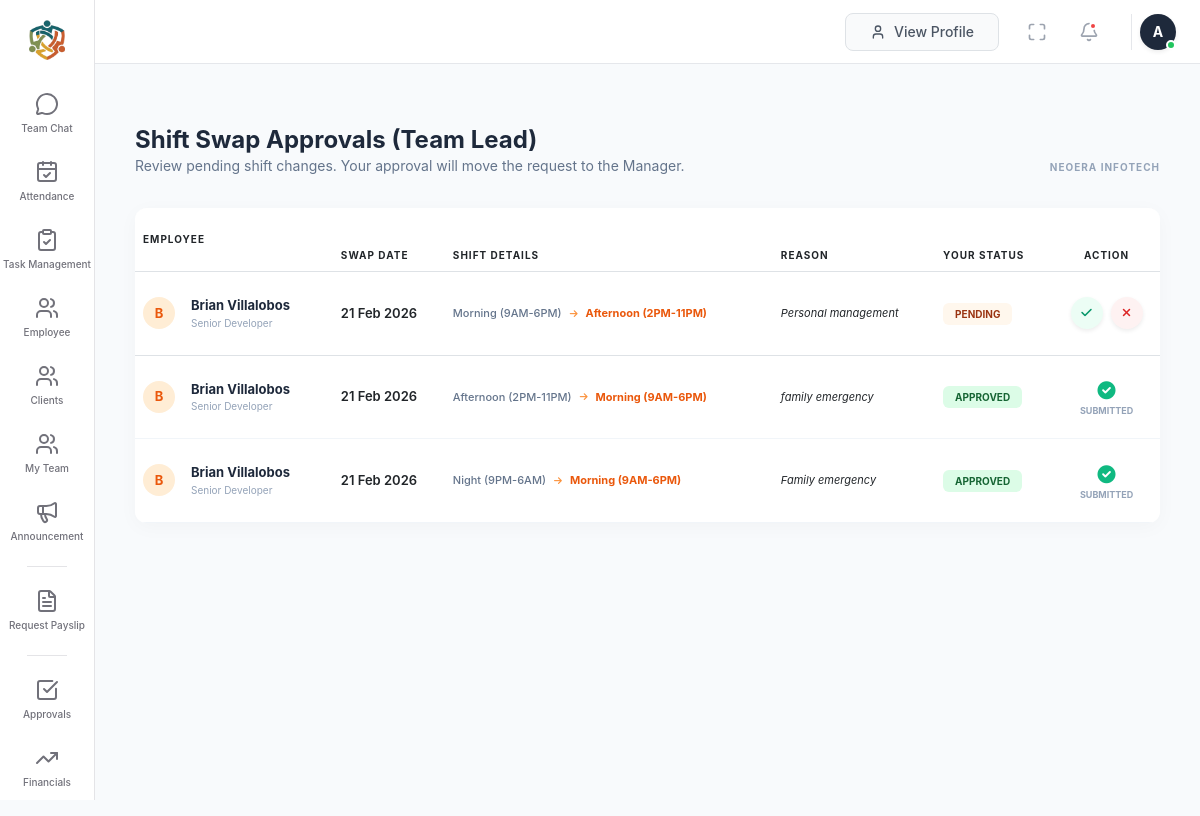
The app's page /TL/shift_swap_approval_tl.php (signed in) with its own data.
### tables this page shows
CREATE TABLE `shift_swap_requests` (
  `id` int(11) NOT NULL,
  `user_id` int(11) NOT NULL,
  `request_date` date NOT NULL,
  `current_shift` varchar(50) NOT NULL,
  `requested_shift` varchar(50) NOT NULL,
  `reason` text NOT NULL,
  `status` enum('Pending','Approved','Rejected') DEFAULT 'Pending',
  `processed_by` int(11) DEFAULT NULL,
  `created_at` timestamp NULL DEFAULT current_timestamp(),
  `tl_approval` enum('Pending','Approved','Rejected') DEFAULT 'Pending',
  `manager_approval` enum('Pending','Approved','Rejected') DEFAULT 'Pending',
  `hr_approval` enum('Pending','Approved','Rejected') DEFAULT 'Pending',
  `tl_id` int(11) DEFAULT NULL,
  `manager_id` int(11) DEFAULT NULL,
  `hr_id` int(11) DEFAULT NULL
);

CREATE TABLE `employee_profiles` (
  `id` int(11) NOT NULL,
  `user_id` int(11) DEFAULT NULL,
  `full_name` varchar(100) DEFAULT NULL,
  `designation` varchar(100) DEFAULT NULL,
  `department` varchar(50) DEFAULT 'Engineering Dept',
  `reporting_to` int(11) DEFAULT NULL,
  `manager_id` int(11) DEFAULT NULL,
  `experience_label` varchar(50) DEFAULT 'Fresher',
  `emp_id_code` varchar(20) DEFAULT NULL,
  `phone` varchar(20) DEFAULT NULL,
  `location` varchar(100) DEFAULT NULL,
  `dob` date DEFAULT NULL,
  `gender` enum('Male','Female','Other') DEFAULT 'Male',
  `marital_status` varchar(20) DEFAULT 'Single',
  `nationality` varchar(50) DEFAULT NULL,
  `joining_date` date DEFAULT NULL,
  `profile_img` varchar(255) DEFAULT NULL,
  `email` varchar(100) DEFAULT NULL,
  `emergency_contacts` longtext DEFAULT NULL CHECK (json_valid(`emergency_contacts`)),
  `family_info` longtext DEFAULT NULL CHECK (json_valid(`family_info`)),
  `experience_history` longtext DEFAULT NULL CHECK (json_valid(`experience_history`)),
  `education_history` longtext DEFAULT NULL CHECK (json_valid(`education_history`)),
  `bank_info` longtext DEFAULT NULL CHECK (json_valid(`bank_info`)),
  `storage_used_gb` decimal(10,2) DEFAULT 45.50,
  `storage_limit_gb` decimal(10,2) DEFAULT 100.00,
  `storage_docs_gb` decimal(10,2) DEFAULT 20.20,
  `storage_media_gb` decimal(10,2) DEFAULT 15.10,
  `storage_system_gb` decimal(10,2) DEFAULT 10.20,
  `last_password_change` timestamp NULL DEFAULT NULL,
  `status` enum('Active','Inactive') DEFAULT 'Active'
);

### TL/shift_swap_approval_tl.php (the view, shortened to what this page needs)
<?php
require_once '../include/db_connect.php';
$sql_requests = "SELECT r.*, p.full_name, p.designation
                 FROM shift_swap_requests r
                 JOIN employee_profiles p ON r.user_id = p.user_id
                 ORDER BY (r.tl_approval = 'Pending') DESC, r.created_at DESC";
$result = $conn->query($sql_requests);
?>
<!DOCTYPE html>
<html lang="en">
<head>
    <link href="https://cdn.jsdelivr.net/npm/bootstrap@5.3.0/dist/css/bootstrap.min.css" rel="stylesheet">
    <script src="https://cdn.tailwindcss.com"></script>
    <link rel="stylesheet" href="https://cdnjs.cloudflare.com/ajax/libs/font-awesome/6.0.0/css/all.min.css">
</head>
<body class="bg-slate-50">
    <?php include('../sidebars.php'); ?>
    <?php include('../header.php'); ?>
    <main id="mainContent">
        <div class="w-full">
            <div class="mb-8 flex justify-between items-end">
                <div>
                    <h1 class="text-2xl font-bold text-slate-800">Shift Swap Approvals (Team Lead)</h1>
                    <p class="text-slate-500 text-sm">Review pending shift changes. Your approval will move the request to the Manager.</p>
                </div>
                <div class="text-right">
                    <span class="text-[10px] font-bold text-slate-400 uppercase tracking-widest">Neoera Infotech</span>
                </div>
            </div>
            <div class="card overflow-hidden">
                <div class="table-responsive">
                    <table class="table table-hover align-middle mb-0">
                        <thead class="bg-slate-50">
                            <tr class="text-slate-400 text-[10px] uppercase tracking-widest font-bold">
                                <th class="px-6 py-4">Employee</th>
                                <th>Swap Date</th>
                                <th>Shift Details</th>
                                <th>Reason</th>
                                <th>Your Status</th>
                                <th class="text-center">Action</th>
                            </tr>
                        </thead>
                        <tbody class="divide-y divide-slate-100">
                            <?php if ($result->num_rows > 0): ?>
                                <?php while($row = $result->fetch_assoc()): ?>
                                <tr>
                                    <td class="px-6 py-4">
                                        <div class="flex items-center gap-3">
                                            <div class="w-8 h-8 rounded-full bg-orange-100 flex items-center justify-center text-orange-600 font-bold">
                                                <?php echo substr($row['full_name'], 0, 1); ?>
                                            </div>
                                            <div>
                                                <p class="font-bold text-slate-800 mb-0"><?php echo $row['full_name']; ?></p>
                                                <p class="text-[10px] text-slate-400"><?php echo $row['designation']; ?></p>
                                            </div>
                                        </div>
                                    </td>
                                    <td class="font-semibold text-slate-600"><?php echo date('d M Y', strtotime($row['request_date'])); ?></td>
                                    <td>
                                        <div class="flex items-center gap-2">
                                            <span class="text-[11px] font-medium text-slate-500"><?php echo $row['current_shift']; ?></span>
                                            <i class="fa fa-arrow-right text-[9px] text-orange-400"></i>
                                            <span class="text-[11px] font-bold text-orange-600"><?php echo $row['requested_shift']; ?></span>
                                        </div>
                                    </td>
                                    <td class="text-slate-500 italic text-[11px] max-w-xs truncate" title="<?php echo $row['reason']; ?>">
                                        <?php echo $row['reason']; ?>
                                    </td>
                                    <td>
                                        <span class="status-pill bg-<?php echo strtolower($row['tl_approval']); ?>">
                                            <?php echo $row['tl_approval']; ?>
                                        </span>
                                    </td>
                                    <td class="text-center">
                                        <?php if ($row['tl_approval'] == 'Pending'): ?>
                                            <div class="flex justify-center gap-2">
                                                <a href="?action=approve&request_id=<?php echo $row['id']; ?>" class="w-8 h-8 rounded-full bg-emerald-50 text-emerald-600 flex items-center justify-center hover:bg-emerald-500 hover:text-white transition-all shadow-sm">
                                                    <i class="fa fa-check text-xs"></i>
                                                </a>
                                                <a href="?action=reject&request_id=<?php echo $row['id']; ?>" class="w-8 h-8 rounded-full bg-red-50 text-red-600 flex items-center justify-center hover:bg-red-500 hover:text-white transition-all shadow-sm">
                                                    <i class="fa fa-times text-xs"></i>
                                                </a>
                                            </div>
                                        <?php else: ?>
                                            <div class="flex flex-col items-center">
                                                <i class="fa fa-check-circle text-emerald-500 text-lg"></i>
                                                <span class="text-[9px] text-slate-400 font-bold uppercase">Submitted</span>
                                            </div>
                                        <?php endif; ?>
                                    </td>
                                </tr>
                                <?php endwhile; ?>
                            <?php else: ?>
                                <tr><td colspan="6" class="text-center py-12 text-slate-400 italic">No swap requests found for your team.</td></tr>
                            <?php endif; ?>
                        </tbody>
                    </table>
                </div>
            </div>
        </div>
    </main>
</body>
</html>

### TL/shift_swap_approval_tl.php (style rules this page uses)
body { background-color: #f8f9fa; font-family: 'Inter', sans-serif; font-size: 13px; }
#mainContent { margin-left: 95px; padding: 40px; min-height: 100vh; }
.card { border: none; border-radius: 12px; box-shadow: 0 4px 20px rgba(0,0,0,0.03); background: #fff; }
.status-pill { padding: 5px 12px; border-radius: 6px; font-size: 10px; font-weight: 700; text-transform: uppercase; }
.bg-pending { background: #fff7ed; color: #9a3412; }
.bg-approved { background: #dcfce7; color: #166534; }

### sidebars.php (style rules this page uses)
:root { --primary-sidebar-width: 95px; --secondary-sidebar-width: 220px; --active-bg: #f4f4f5; --border-color: #e4e4e7; --text-muted: #71717a; }

### records on screen
shift_swap_requests: employee_profiles.full_name "B", employee_profiles.full_name "Brian Villalobos", employee_profiles.designation "Senior Developer", request_date "21 Feb 2026", current_shift "Morning (9AM-6PM)", requested_shift "Afternoon (2PM-11PM)", reason "Personal management", tl_approval "PENDING"
shift_swap_requests: employee_profiles.full_name "B", employee_profiles.full_name "Brian Villalobos", employee_profiles.designation "Senior Developer", request_date "21 Feb 2026", current_shift "Afternoon (2PM-11PM)", requested_shift "Morning (9AM-6PM)", reason "family emergency", tl_approval "APPROVED", shows "SUBMITTED"
shift_swap_requests: employee_profiles.full_name "B", employee_profiles.full_name "Brian Villalobos", employee_profiles.designation "Senior Developer", request_date "21 Feb 2026", current_shift "Night (9PM-6AM)", requested_shift "Morning (9AM-6PM)", reason "Family emergency", tl_approval "APPROVED", shows "SUBMITTED"

### other values on screen
$item['name'] "Team Chat"
$item['name'] "Attendance"
$item['name'] "Task Management"
$item['name'] "Employee"
$item['name'] "Clients"
$item['name'] "My Team"
$item['name'] "Announcement"
$item['name'] "Request Payslip"
$item['name'] "Approvals"
$item['name'] "Financials"
substr($display_name, 0, 1) "A"
